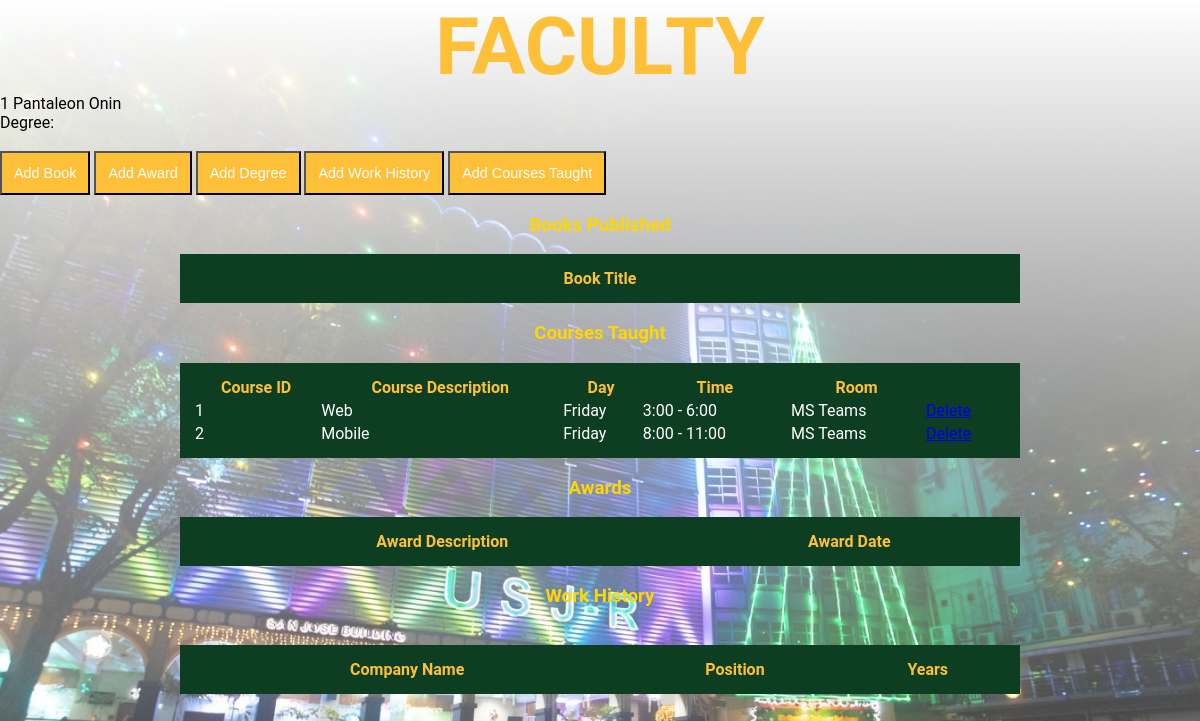
The page /faculty/faculty_test.php?fIDNumber=1 on the database its author committed.
### tables this page shows
create table faculty(
fIDNumber varchar(8) primary key,
fFirstName varchar (255) not null,
fLastName varchar (255) not null,
fEmailAdd varchar(255),
deptID varchar(5),
fMiddleName varchar(50),
foreign key (deptID) references department(deptID)
on delete set null on update cascade
);

create table course(
courseID varchar(5) primary key,
courseDesc varchar(255) not null,
courseDay varchar(50),
courseTime varchar(50),
courseRoom varchar(50)
);

### faculty/faculty_test.php (the view, shortened to what this page needs)
<?php
require_once "dbconnect.php";
if (isset($_GET['userID']) && !isset($_GET['fIDNumber'])) {
    $idnum = $_GET['userID'];
} elseif (isset($_GET['fIDNumber']) && !isset($_GET['userID'])) {
    $idnum = $_GET['fIDNumber'];
} else $idnum = $_GET['fIDNumber'];
$sql = "SELECT * FROM faculty WHERE fIDNumber = ?;";
$dbStatement = $dbconnection->prepare($sql);
$dbStatement->execute(array($idnum));
if ($dbStatement->rowCount() > 0) {
    $result = $dbStatement->fetch(PDO::FETCH_ASSOC);
} else {
    echo 'wako kasulod';
}
$sql1 = "SELECT * FROM course WHERE courseID in (SELECT courseID FROM courses_taught where fIDNumber = ?);";
$dbStatement = $dbconnection->prepare($sql1);
$dbStatement->bindParam(1, $result['fIDNumber'], PDO::PARAM_STR);
$dbStatement->execute();
$qResult1 = $dbStatement->fetchAll(PDO::FETCH_OBJ);
?>
<html>
<head>
    <link href="../css/style.css" rel="stylesheet" />
</head>
<body class="main-body">
    <nav class="body-header-2">FACULTY</nav>
    <div class="univAdminList">
        <?php echo $idnum, ' ', $result['fLastName'], ' ', $result['fFirstName'];
        echo '<br> Degree: <br>';
        ?>
        <br>
        <button><a href="<?php echo 'add_book.php?fIDNumber=', $result['fIDNumber'] ?>">Add Book</a></button>
        <button><a href="<?php echo 'add_award.php?fIDNumber=', $result['fIDNumber'] ?>">Add Award</a></button>
        <button><a href="<?php echo 'add_degree.php?fIDNumber=', $result['fIDNumber'] ?>">Add Degree</a></button>
        <button><a href="<?php echo 'add_work_history.php?fIDNumber=', $result['fIDNumber'] ?>">Add Work History</a></button>
        <button><a href="<?php echo 'add_courses_taught.php?fIDNumber=', $result['fIDNumber'] ?>">Add Courses Taught</a></button>
        <br>
        <h3>
            Books Published
        </h3>
        <table>
            <tr>
                <th>Book Title</th>
            </tr>
        </table>
        <h3>
            Courses Taught
        </h3>
        <table>
            <tr>
                <th>Course ID</th>
                <th>Course Description</th>
                <th>Day</th>
                <th>Time</th>
                <th>Room</th>
            </tr>
            <?php
            foreach ($qResult1 as $rowcourse) {
            ?>
                <tr>
                    <td><?php echo $rowcourse->courseID ?></td>
                    <td><?php echo $rowcourse->courseDesc ?></td>
                    <td><?php echo $rowcourse->courseDay ?></td>
                    <td><?php echo $rowcourse->courseTime ?></td>
                    <td><?php echo $rowcourse->courseRoom ?></td>
                    <td><a href="<?php echo 'delete_course.php?courseID=', $rowcourse->courseID, '&fIDNumber=', $result['fIDNumber'] ?>"> Delete</a></td>
                </tr>
            <?php
            }
            ?>
        </table>
        <h3>
            Awards
        </h3>
        <table>
            <tr>
                <th>Award Description</th>
                <th>Award Date</th>
            </tr>
        </table>
        <h3>
            Work History
        </h3>
        <table>
            <tr>
                <th>Company Name</th>
                <th>Position</th>
                <th>Years</th>
            </tr>
            <br>
        </table>
    </div>
</body>
</html>

### css/style.css (style rules this page uses)
body { font-family: 'Roboto', sans-serif; margin: 0 auto; }
.main-body { height: 1000px; width: 100%; background-repeat: no-repeat; background-image: linear-gradient(to top, rgba(0, 0, 0, 0), rgb(255, 255, 255)), url("../assets/christmasusjr.jpg"); background-position: center; background-size: cover; }
.body-header-2 { text-shadow: black; color:#fec039; text-align: center; font-size: 80px; font-weight: bolder; }
table, th { color: #fec039; background-color: #0d3e21; }
.univAdminList table { padding: 1%; width: 70%; margin: auto; color: white; background-color: #0d3e21; }
.univAdminList button { color: white; font-size: 1.2vw; padding: 1%; background-color: #fec039; }
.univAdminList button a { color: white; text-decoration: none; }
h3 { color: gold; text-shadow: black; text-align: center; }

### rows shown on the page
faculty: fLastName "Pantaleon", fFirstName "Onin"
course: courseID "1", courseDesc "Web", courseDay "Friday", courseTime "3:00 - 6:00", courseRoom "MS Teams"
course: courseID "2", courseDesc "Mobile", courseDay "Friday", courseTime "8:00 - 11:00", courseRoom "MS Teams"

### other values the page prints
$idnum "1"
